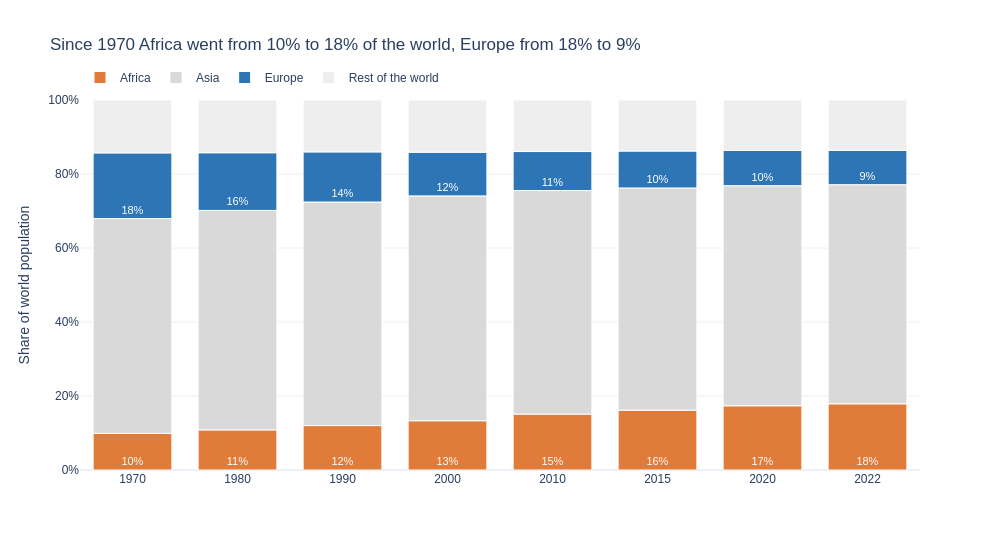

The notebook cell saved with this chart:
### Markdown cell above
**Chart choice & justification:** *Which chart did you choose, and why? Justify design choices.

I chose a 100% stacked bar chart because the question is about shares, and each bar adds up to 100%. There is one bar per year. Africa is orange and Europe is blue, because their shares changed the most, and blue and orange are safe for colour-blind people. Asia and the rest of the world are grey. I only wrote the numbers on Africa and Europe to keep the chart clean. Africa's share almost doubled and Europe's almost halved.

### Code cell
# Q7

df_long['Group'] = np.where(df_long['Continent'].isin(['Africa', 'Asia', 'Europe']),
                            df_long['Continent'], 'Rest of the world')

mix = df_long.groupby(['Year', 'Group'])['Population'].sum().reset_index()
mix['Share'] = mix['Population'] / mix.groupby('Year')['Population'].transform('sum')   

mix['Label'] = np.where(mix['Group'].isin(['Africa', 'Europe']), mix['Share'].map('{:.0%}'.format), '')

accent_mapping = {
    'Africa':            '#E07B39',   
    'Europe':            '#2E75B6',   
    'Asia':              '#D9D9D9',   
    'Rest of the world': '#EEEEEE',   
}

fig = px.bar(
    data_frame=mix,
    x='Year', y='Share',
    color='Group',
    text='Label',                                      
    color_discrete_map=accent_mapping,
    category_orders={'Group': ['Africa', 'Asia', 'Europe', 'Rest of the world']},   
    labels={'Share': 'Share of world population', 'Group': '', 'Year': ''},
    hover_data={'Label': False, 'Share': ':.2f'},
    height=550, width=1000,
    template='plotly_white',
)
fig.update_traces(
    textposition='inside', insidetextanchor='start',
    textfont=dict(color='white', size=11),
    marker_line_color='white', marker_line_width=1,    
)

fig.update_layout(
    title=dict(text="Since 1970 Africa went from 10% to 18% of the world, Europe from 18% to 9%"),
    font=dict(family='Arial', size=12),
    bargap=0.25,
    legend=dict(orientation='h', x=0, y=1.1),
    margin=dict(t=100),
    xaxis=dict(type='category'),
    yaxis=dict(tickformat='.0%', range=[0, 1], gridcolor='#EEEEEE'),
)

fig.show()

### Figure 1 — Plotly figure (JSON) as saved in the notebook; plotly's stock layout.template omitted (floating-point values rounded to 4 significant figures)
{"data": [{"customdata": [["10%"], ["11%"], ["12%"], ["13%"], ["15%"], ["16%"], ["17%"], ["18%"]], "hovertemplate": "=%{x}<br>Share of world population=%{y:.2f}<extra></extra>", "insidetextanchor": "start", "legendgroup": "Africa", "marker": {"color": "#E07B39", "line": {"color": "white", "width": 1}, "pattern": {"shape": ""}}, "name": "Africa", "orientation": "v", "showlegend": true, "text": ["10%", "11%", "12%", "13%", "15%", "16%", "17%", "18%"], "textfont": {"color": "white", "size": 11}, "textposition": "inside", "type": "bar", "x": [1970, 1980, 1990, 2000, 2010, 2015, 2020, 2022], "xaxis": "x", "y": [0.09893, 0.1084, 0.1201, 0.1332, 0.1511, 0.1618, 0.1736, 0.1789], "yaxis": "y"}, {"customdata": [[""], [""], [""], [""], [""], [""], [""], [""]], "hovertemplate": "=%{x}<br>Share of world population=%{y:.2f}<extra></extra>", "insidetextanchor": "start", "legendgroup": "Asia", "marker": {"color": "#D9D9D9", "line": {"color": "white", "width": 1}, "pattern": {"shape": ""}}, "name": "Asia", "orientation": "v", "showlegend": true, "text": ["", "", "", "", "", "", "", ""], "textfont": {"color": "white", "size": 11}, "textposition": "inside", "type": "bar", "x": [1970, 1980, 1990, 2000, 2010, 2015, 2020, 2022], "xaxis": "x", "y": [0.5806, 0.5932, 0.6041, 0.6076, 0.6043, 0.6005, 0.5948, 0.5921], "yaxis": "y"}, {"customdata": [["18%"], ["16%"], ["14%"], ["12%"], ["11%"], ["10%"], ["10%"], ["9%"]], "hovertemplate": "=%{x}<br>Share of world population=%{y:.2f}<extra></extra>", "insidetextanchor": "start", "legendgroup": "Europe", "marker": {"color": "#2E75B6", "line": {"color": "white", "width": 1}, "pattern": {"shape": ""}}, "name": "Europe", "orientation": "v", "showlegend": true, "text": ["18%", "16%", "14%", "12%", "11%", "10%", "10%", "9%"], "textfont": {"color": "white", "size": 11}, "textposition": "inside", "type": "bar", "x": [1970, 1980, 1990, 2000, 2010, 2015, 2020, 2022], "xaxis": "x", "y": [0.1776, 0.1559, 0.1355, 0.1181, 0.1053, 0.09987, 0.09514, 0.0932], "yaxis": "y"}, {"customdata": [[""], [""], [""], [""], [""], [""], [""], [""]], "hovertemplate": "=%{x}<br>Share of world population=%{y:.2f}<extra></extra>", "insidetextanchor": "start", "legendgroup": "Rest of the world", "marker": {"color": "#EEEEEE", "line": {"color": "white", "width": 1}, "pattern": {"shape": ""}}, "name": "Rest of the world", "orientation": "v", "showlegend": true, "text": ["", "", "", "", "", "", "", ""], "textfont": {"color": "white", "size": 11}, "textposition": "inside", "type": "bar", "x": [1970, 1980, 1990, 2000, 2010, 2015, 2020, 2022], "xaxis": "x", "y": [0.1429, 0.1425, 0.1402, 0.141, 0.1393, 0.1379, 0.1365, 0.1357], "yaxis": "y"}], "layout": {"bargap": 0.25, "barmode": "relative", "font": {"family": "Arial", "size": 12}, "height": 550, "legend": {"orientation": "h", "title": {"text": ""}, "tracegroupgap": 0, "x": 0, "y": 1.1}, "margin": {"t": 100}, "title": {"text": "Since 1970 Africa went from 10% to 18% of the world, Europe from 18% to 9%"}, "width": 1000, "xaxis": {"anchor": "y", "domain": [0, 1], "title": {"text": ""}, "type": "category"}, "yaxis": {"anchor": "x", "domain": [0, 1], "gridcolor": "#EEEEEE", "range": [0, 1], "tickformat": ".0%", "title": {"text": "Share of world population"}}}}
